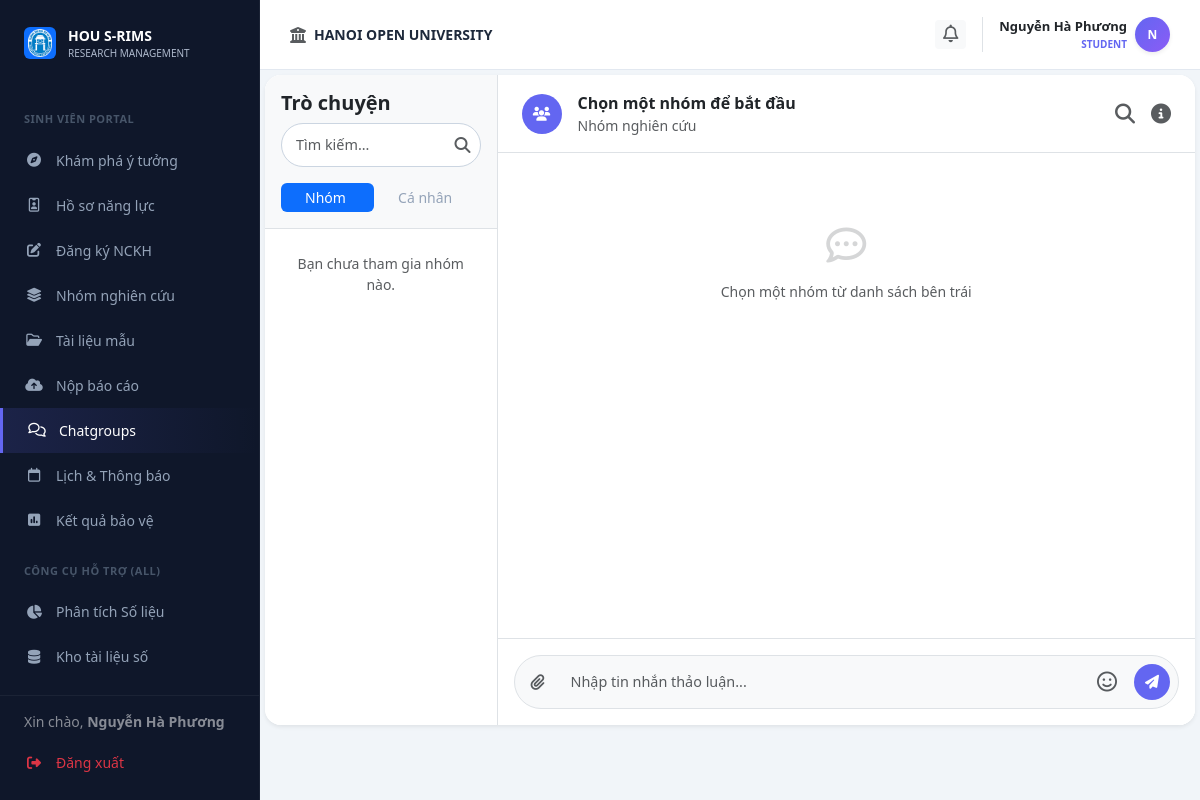
Page /student/chat (signed in) on the earlier database version.
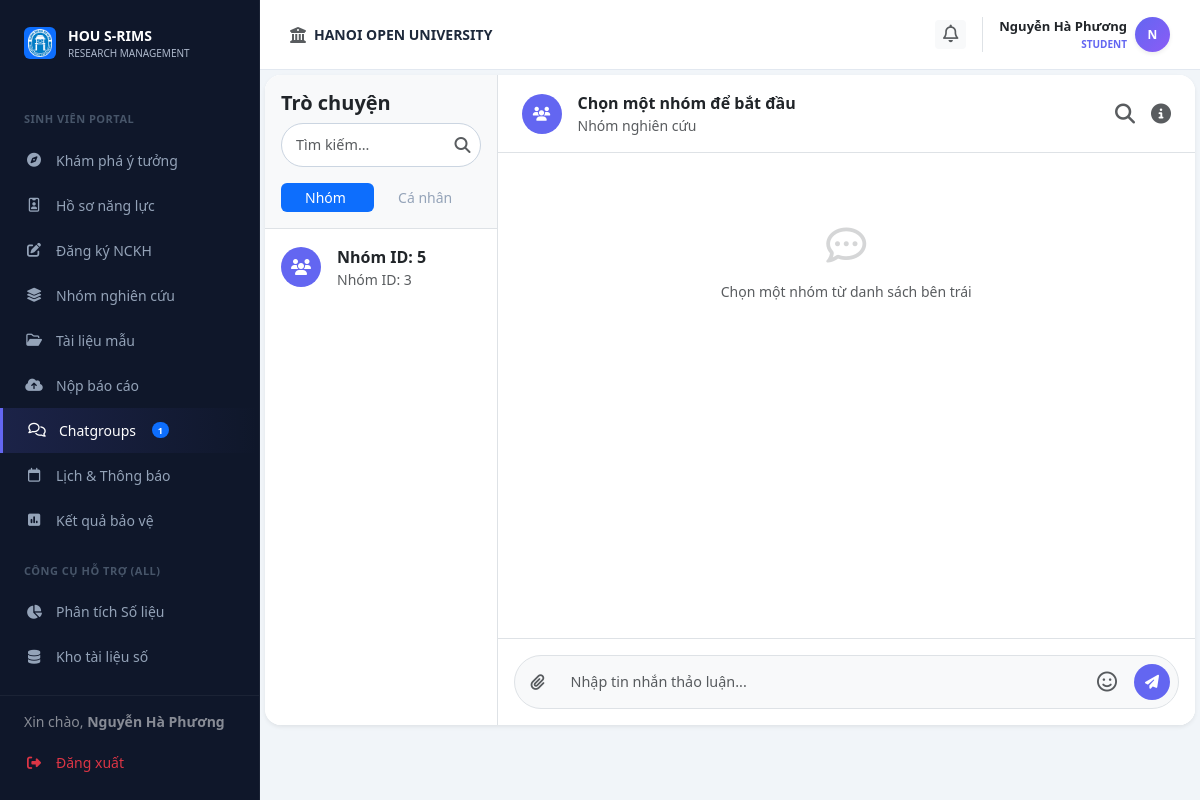
Same page on the later database version.
### models.py (models this page shows)
class Group(db.Model):
    __tablename__ = 'groups'
    id = db.Column(db.Integer, primary_key=True)
    name = db.Column(db.String(100), nullable=False)
    batch_id = db.Column(db.Integer, db.ForeignKey('batches.id'), nullable=False)
    leader_id = db.Column(db.Integer, db.ForeignKey('users.id'), nullable=False)
    members = db.relationship('GroupMember', backref='group', lazy=True)
    topics = db.relationship('Topic', backref='group', lazy=True)

### routes/student_bp.py (the view)
@student_bp.route('/chat')
def chat():
    user_id = session.get('user_id')
    my_groups = Group.query.join(GroupMember).join(Batch).filter(GroupMember.student_id == user_id, GroupMember.status == 'accepted', Batch.status == 'active').all()
    target_id = request.args.get('target_id')
    target_user = None
    if target_id:
        target_user = User.query.get(target_id)
    return render_template('student/chat.html', my_groups=my_groups, target_user=target_user)

### routes/student_bp.py (called while the page is built)
@student_bp.before_request
def require_student():
    if session.get('role') != 'student':
        return redirect(url_for('auth.login'))

### templates/student/chat.html (shortened to what the changed rows need)
{% extends "layouts/student_layout.html" %}
{% block student_content %}
<div id="view-s-chat" class="fade-in ">
            <div class="card border-0 shadow-sm rounded-4 overflow-hidden" style="height: 650px;">
                    <div class="row g-0 h-100">
                        <div class="col-md-3 border-end bg-white d-flex flex-column">
                            <div class="tab-content flex-grow-1 overflow-hidden d-flex flex-column">
                                <div class="tab-pane fade show active flex-grow-1 overflow-auto" id="groups-pane" role="tabpanel">
                                    <div class="list-group list-group-flush">
                                    {% if my_groups %}
                                        {% for g in my_groups %}
                                        <a href="#" class="list-group-item list-group-item-action border-0 p-3 chat-group-item" data-group-id="{{ g.id }}" onclick="updateChatHeader('{{ g.name }}', {{ g.id }})">
                                            <div class="d-flex align-items-center gap-3">
                                                <div class="bg-primary text-white rounded-circle d-flex align-items-center justify-content-center flex-shrink-0" style="width: 40px; height: 40px; background-color: #6366f1 !important;"><i class="fa-solid fa-users"></i></div>
                                                <div class="overflow-hidden">
                                                    <div class="d-flex justify-content-between">
                                                        <span class="fw-bold text-dark text-truncate">{{ g.name }}</span>
                                                    </div>
                                                    <small class="text-muted text-truncate d-block">Nhóm ID: {{ g.id }}</small>
                                                </div>
                                            </div>
                                        </a>
                                        {% endfor %}
                                    {% else %}
                                        <div class="text-muted small text-center p-4">Bạn chưa tham gia nhóm nào.</div>
                                    {% endif %}
                                    </div>
                                </div>
                            </div>
                        </div>
                    </div>
                </div>
        </div>
{% endblock %}

### templates/components/sidebar.html (shortened to what this page needs)
<div class="sidebar">
    <div class="sidebar-logo">
        <div class="d-flex align-items-center justify-content-center bg-primary rounded p-1" style="width: 32px; height: 32px;">
            <img src="{{ url_for('static', filename='assets/images/logo.png') }}" alt="" style="max-width:100%;">
        </div>
        <div>
            <div class="fw-bold text-white" style="font-size: 14px;">HOU S-RIMS</div>
            <div style="font-size: 10px; color: #aeb9cc;">RESEARCH MANAGEMENT</div>
        </div>
    </div>
    <div class="sidebar-menu-wrapper" style="flex: 1; overflow-y: auto; padding-bottom: 100px;">
    {% if session.get('role') == 'student' %}
    <div class="menu-category">SINH VIÊN PORTAL</div>
    <a href="{{ url_for('student.dashboard') }}" class="nav-link {{ 'active-student' if request.endpoint == 'student.dashboard' else '' }}">
        <i class="fa-solid fa-compass"></i> Khám phá ý tưởng
    </a>
    <a href="{{ url_for('student.portfolio') }}" class="nav-link {{ 'active-student' if request.endpoint == 'student.portfolio' else '' }}">
        <i class="fa-regular fa-id-badge"></i> Hồ sơ năng lực
    </a>
    <a href="{{ url_for('student.register') }}" class="nav-link {{ 'active-student' if request.endpoint == 'student.register' else '' }}">
        <i class="fa-solid fa-pen-to-square"></i> Đăng ký NCKH
    </a>
    <a href="{{ url_for('student.progress') }}" class="nav-link {{ 'active-student' if request.endpoint == 'student.progress' else '' }}">
        <i class="fa-solid fa-layer-group"></i> Nhóm nghiên cứu
    </a>
    <a href="{{ url_for('student.templates_page') }}" class="nav-link {{ 'active-student' if request.endpoint == 'student.templates_page' else '' }}">
        <i class="fa-regular fa-folder-open"></i> Tài liệu mẫu
    </a>
    <a href="{{ url_for('student.submit') }}" class="nav-link {{ 'active-student' if request.endpoint == 'student.submit' else '' }}">
        <i class="fa-solid fa-cloud-arrow-up"></i> Nộp báo cáo
    </a>
    <a href="{{ url_for('student.chat') }}" class="nav-link {{ 'active-student' if request.endpoint == 'student.chat' else '' }}">
        <i class="fa-regular fa-comments"></i> Chatgroups
        {% set sg_count = global_my_groups_count if global_my_groups_count is defined else (my_groups | length if my_groups is defined else 0) %}
        {% if sg_count > 0 %}<span class="badge bg-primary rounded-pill ms-1" style="font-size: 9px;">{{ sg_count }}</span>{% endif %}
    </a>
    <a href="{{ url_for('student.calendar') }}" class="nav-link {{ 'active-student' if request.endpoint == 'student.calendar' else '' }}">
        <i class="fa-regular fa-calendar"></i> Lịch & Thông báo
    </a>
    <a href="{{ url_for('student.result') }}" class="nav-link {{ 'active-student' if request.endpoint == 'student.result' else '' }}">
        <i class="fa-solid fa-square-poll-vertical"></i> Kết quả bảo vệ
    </a>
    {% endif %}
    <div class="menu-category">CÔNG CỤ HỖ TRỢ (ALL)</div>
    <a href="{{ url_for('web.analysis_page') }}" class="nav-link {{ 'active-main' if request.endpoint == 'web.analysis_page' else '' }}">
        <i class="fa-solid fa-chart-pie"></i> Phân tích Số liệu
    </a>
    <a href="{{ url_for('web.repository_page') }}" class="nav-link {{ 'active-main' if request.endpoint == 'web.repository_page' else '' }}">
        <i class="fa-solid fa-database"></i> Kho tài liệu số
    </a>
    </div>
    <div class="sidebar-footer" style="position: absolute; bottom: 0; left: 0; right: 0; background: var(--sidebar-bg); border-top: 1px solid rgba(255,255,255,0.05); padding: 15px 0;">
        <div class="px-4 mb-2 text-white small opacity-50">
            Xin chào, <strong>{{ session.get('user_name', 'Khách') }}</strong>
        </div>
        <a href="{{ url_for('auth.logout') }}" class="nav-link text-danger">
            <i class="fa-solid fa-right-from-bracket"></i> Đăng xuất
        </a>
    </div>
</div>

Differences in the rows shown:
added Group: name "Nhóm ID: 5", id "3"
Other differences:
{{ sg_count }}: (not shown) → "1"
text no longer shown: "Bạn chưa tham gia nhóm nào."
